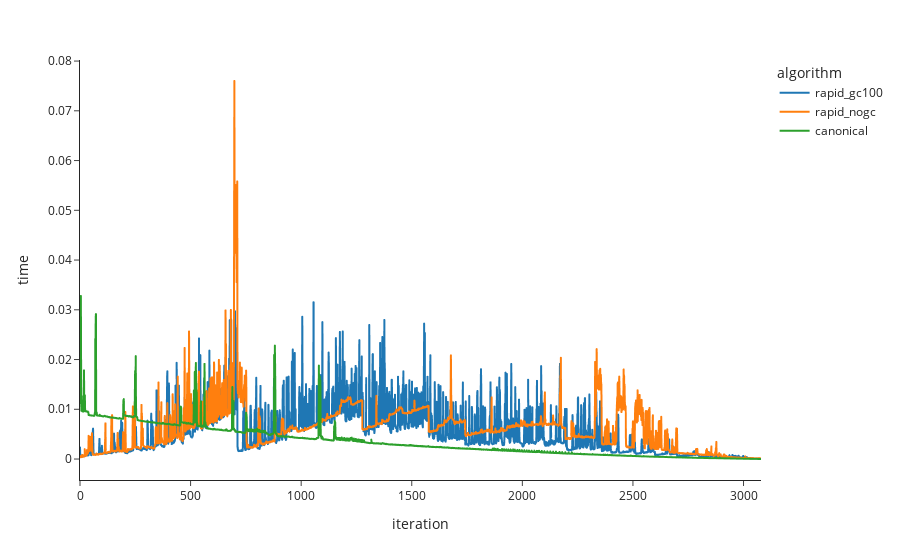

The cell this chart's notebook holds for it:
### Code cell
import plotly.express as px

px.line(
    pd.concat([df_rapid_gc100, df_rapid_nogc, df_canonical], axis=0),
    x="iteration",
    y="time",
    color="algorithm",
    template="simple_white",
)

### Figure 1 — Plotly figure (JSON) as saved in the notebook; plotly's stock layout.template omitted (floating-point values rounded to 4 significant figures; data arrays with more than 128 entries replaced by an {"elided": "..."} marker saying what was removed)
{"data": [{"hovertemplate": "algorithm=rapid_gc100<br>iteration=%{x}<br>time=%{y}<extra></extra>", "legendgroup": "rapid_gc100", "line": {"color": "#1F77B4", "dash": "solid"}, "marker": {"symbol": "circle"}, "mode": "lines", "name": "rapid_gc100", "showlegend": true, "type": "scattergl", "x": {"elided": "3080 int values"}, "xaxis": "x", "y": {"elided": "3080 float values"}, "yaxis": "y"}, {"hovertemplate": "algorithm=rapid_nogc<br>iteration=%{x}<br>time=%{y}<extra></extra>", "legendgroup": "rapid_nogc", "line": {"color": "#FF7F0E", "dash": "solid"}, "marker": {"symbol": "circle"}, "mode": "lines", "name": "rapid_nogc", "showlegend": true, "type": "scattergl", "x": {"elided": "3080 int values"}, "xaxis": "x", "y": {"elided": "3080 float values"}, "yaxis": "y"}, {"hovertemplate": "algorithm=canonical<br>iteration=%{x}<br>time=%{y}<extra></extra>", "legendgroup": "canonical", "line": {"color": "#2CA02C", "dash": "solid"}, "marker": {"symbol": "circle"}, "mode": "lines", "name": "canonical", "showlegend": true, "type": "scattergl", "x": {"elided": "3080 int values"}, "xaxis": "x", "y": {"elided": "3080 float values"}, "yaxis": "y"}], "layout": {"autosize": true, "legend": {"title": {"text": "algorithm"}, "tracegroupgap": 0}, "margin": {"t": 60}, "xaxis": {"anchor": "y", "autorange": true, "domain": [0, 1], "range": [0, 3079], "title": {"text": "iteration"}, "type": "linear"}, "yaxis": {"anchor": "x", "autorange": true, "domain": [0, 1], "range": [-0.004214, 0.08021], "title": {"text": "time"}, "type": "linear"}}}
